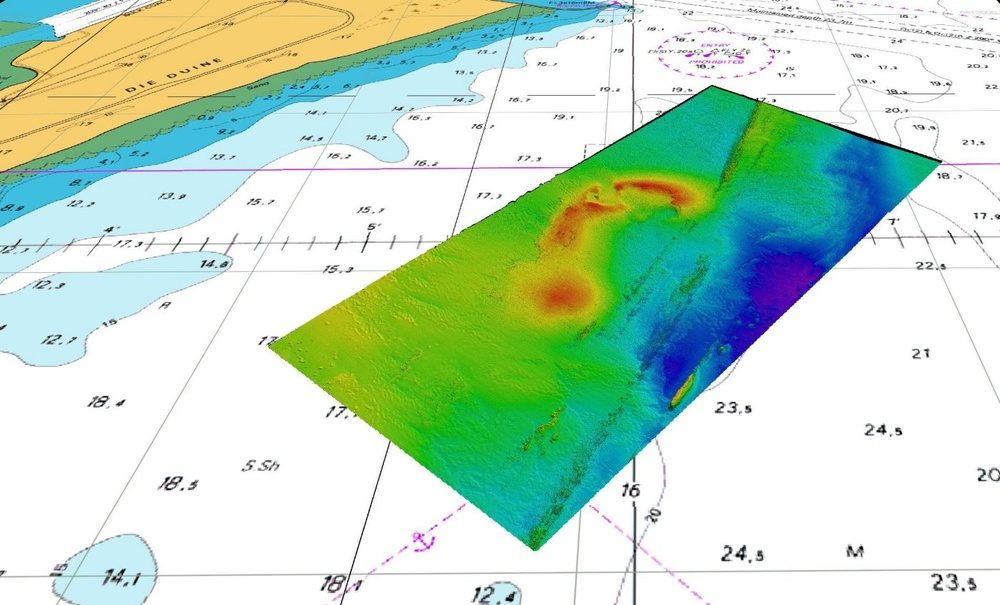
#> input picture not for repo/test images new/MBES_B.jpg, 1000 x 605 px, shrunk from 1400 x 847 before the run; its folder holds only this picture in this run
$ python -i mycarta_im_functions_Matt.py   (imports and definitions only)
#> lines starting #> are read from the running program, lines starting #| are printed output that depends on the picture
import numpy as np
import scipy as sp
from scipy import ndimage as ndi
from skimage import color, feature
from skimage.filters import threshold_otsu
from skimage.morphology import remove_small_objects, disk, opening
from skimage.measure import find_contours, approximate_polygon
from skimage import transform as tf

def find_largest(img, threshold = 'global'):
    """Function to find largest bright object in an image. Workflow:
    - 	Convert input to binary with threshold.
    -	Find and retain only largest object in binary image
    -	Fill holes
    -	Apply opening and dilation to remove minutiae"""
#> called with threshold = 'global'

    # Apply threshold
    # Options: 'global' (default) applies global Otsu thresholding
    #          'tips' eliminates both ~black and ~nearly white backgrounds
    #          'textural' eliminates backgrounds of (any) constant colour - NOT AVAILABLE YEY
    if threshold == 'tips':
        binary = np.logical_and(color.rgb2gray(img) > 0.05, color.rgb2gray(img) < 0.95)
    global_thresh = threshold_otsu(img)
#> global_thresh = 152
    binary = img < global_thresh
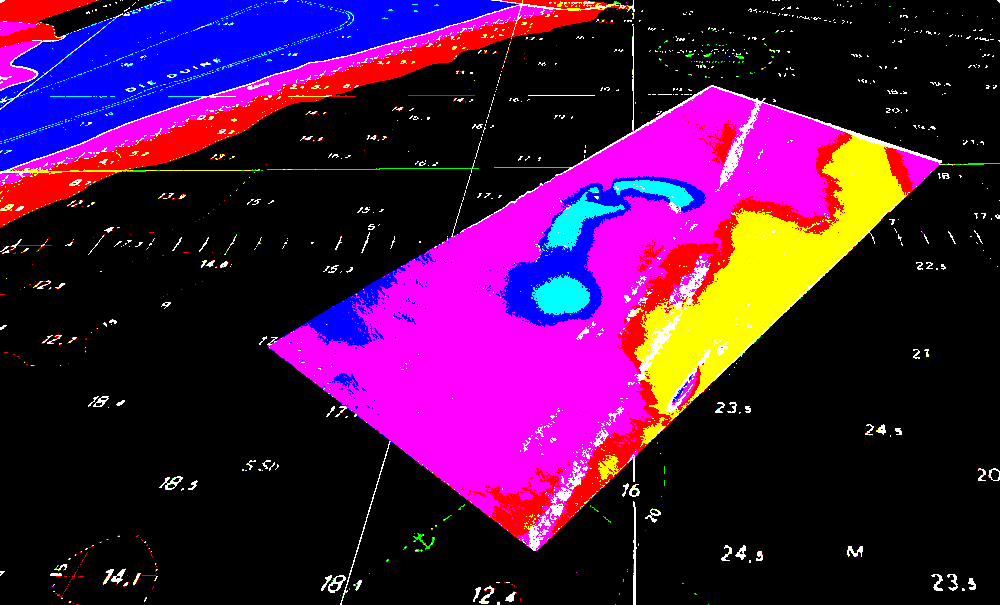
#> binary: shape (605, 1000, 3) bool; mean R, G, B 0.27, 0.0758, 0.266

    # Detect largest bright element in the binary image. Making the assumption it would be the map.
    # Eliminate everything else (text, colorbar, holes, ...).
    # Label all white objects (made up of ones)
    label_objects, nb_labels = ndi.label(binary) # ndimage.label actually labels 0 (background) as 0 and then
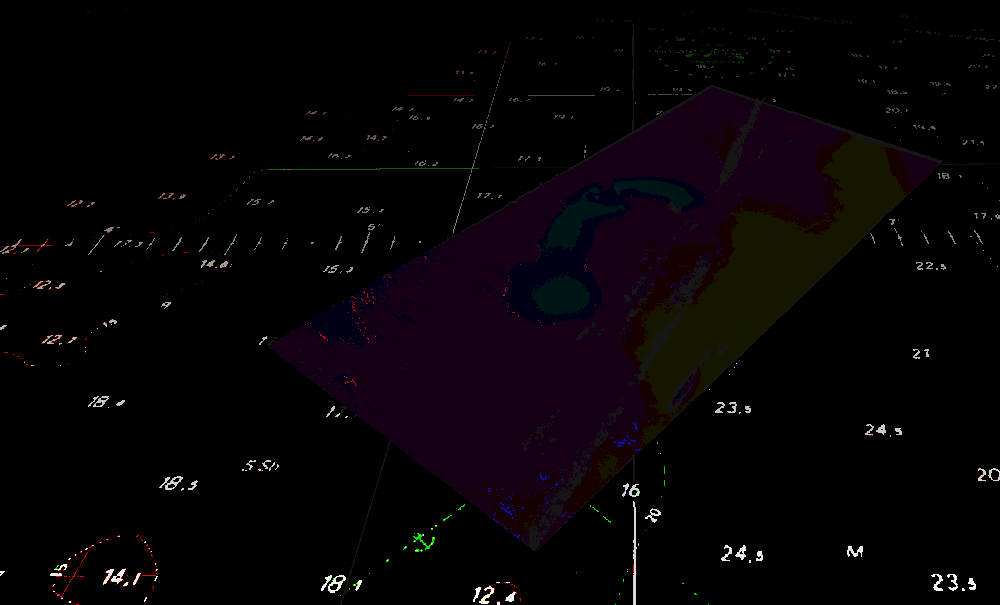
#> label_objects: shape (605, 1000, 3) int32; mean R, G, B 30.6, 13.6, 26; drawn with min black and max white
#> nb_labels = 1212
                                                        # labels every nonzero object as 1, 2, ... n.
    # Calculate every labeled object's size.
    # np.bincount ignores whether input is an image or another type of array.
    # It just calculates the binary sizes, including for the 0 (background).
    sizes = np.bincount(label_objects.ravel())
#> sizes = 1213 values, max 1444869 at index 0, min 1 at index 8, mean 1496.3
    sizes[0] = 0    # This sets the size of the background to 0 so that if it happened to be larger than
                    # the largest white object it would not matter

    # Keep only largest object
    binary_objects = remove_small_objects(binary, max(sizes))
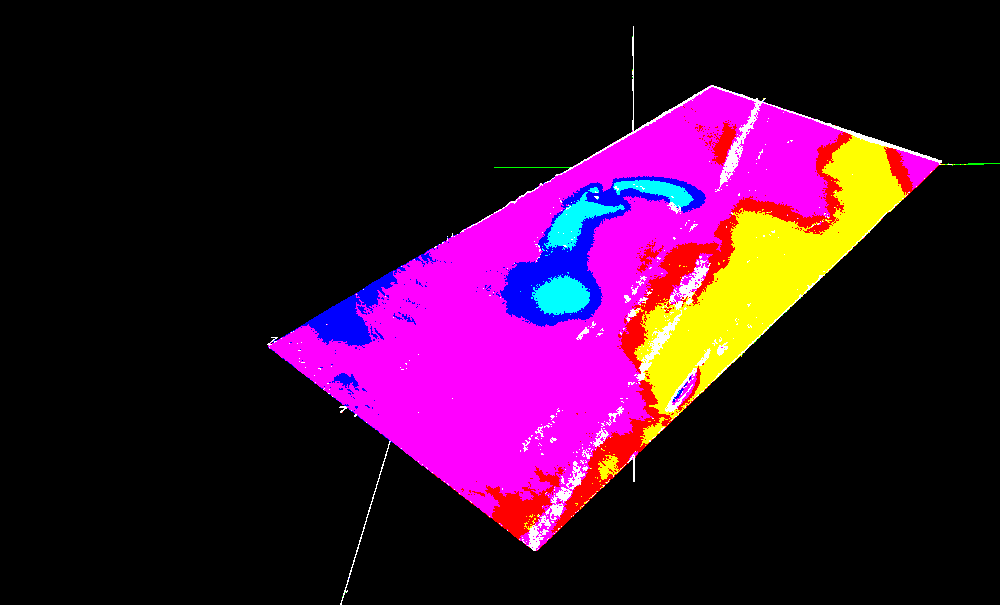
#> binary_objects: shape (605, 1000, 3) bool; mean R, G, B 0.212, 0.0567, 0.176

    # Remove holes from it (black regions inside white object)
    binary_holes = ndi.morphology.binary_fill_holes(binary_objects)

    # This may help remove minutiae on the outside (tick marks and tick labels)
#> (the run stopped early here; a loop or call above may not have finished)

$ run again, on not for repo/test images new/Zoback_2-17b.jpg
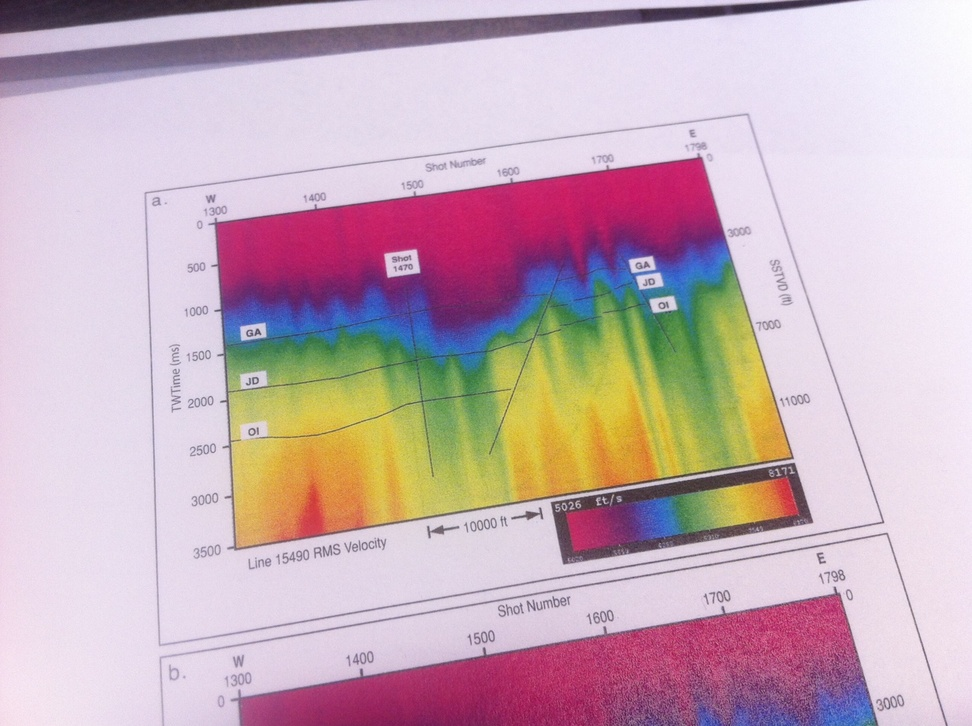
#> input picture not for repo/test images new/Zoback_2-17b.jpg, 972 x 726 px, shrunk from 1296 x 968 before the run
#> global_thresh = 156
#> in find_largest, `label_objects, nb_labels = ndi.label(binary)`:
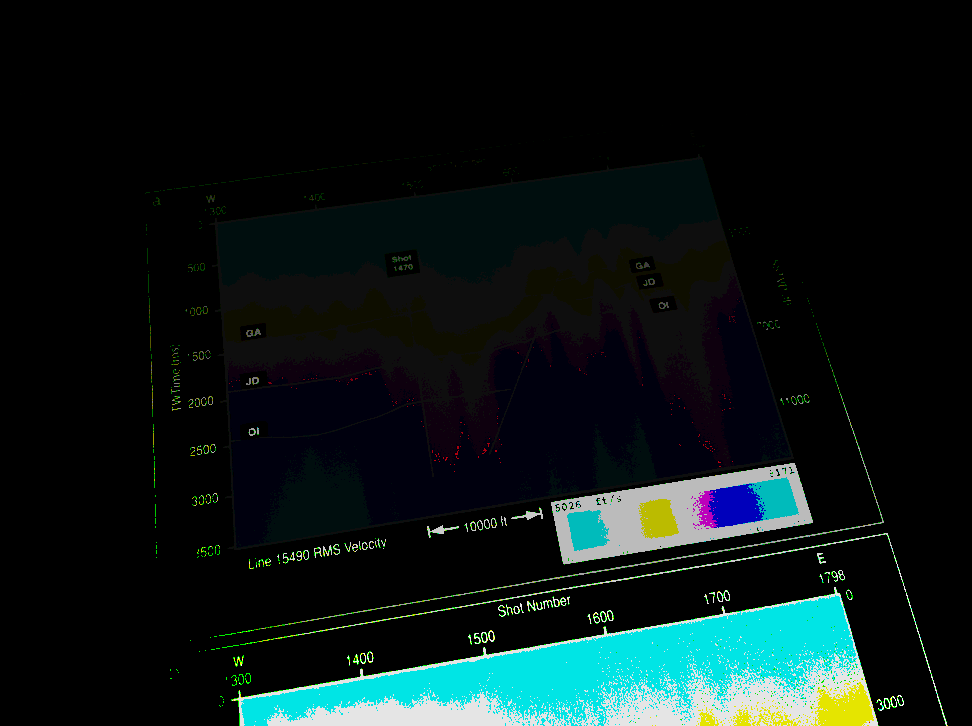
#> label_objects: shape (726, 972, 3) int32; mean R, G, B 34.2, 67.6, 66.8; drawn with min black and max white
#> nb_labels = 718
#> sizes = 719 values, max 1557931 at index 0, min 1 at index 3, mean 2944.4
#> in find_largest, `binary_objects = remove_small_objects(binary, max(sizes))`:
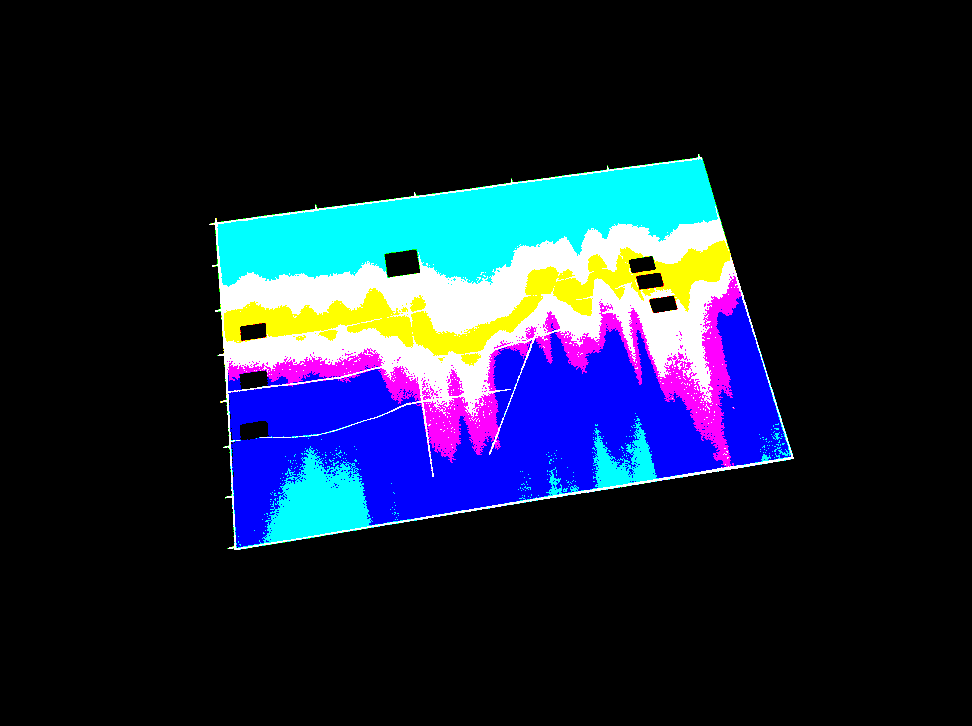
#> binary_objects: shape (726, 972, 3) bool; mean R, G, B 0.0956, 0.135, 0.215

$ run again, on not for repo/test images new/arrows_ellipses.jpg
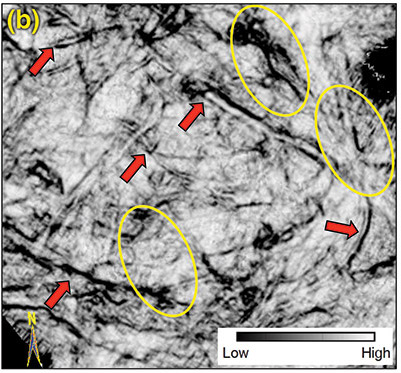
#> input picture not for repo/test images new/arrows_ellipses.jpg, 401 x 373 px
#> global_thresh = 125
#> in find_largest, `label_objects, nb_labels = ndi.label(binary)`:
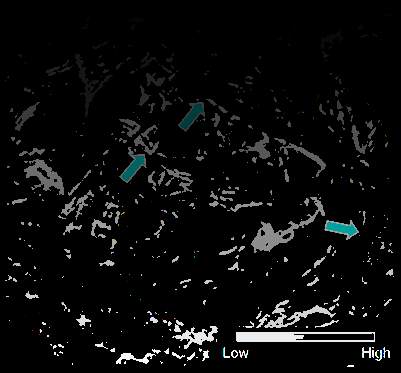
#> label_objects: shape (373, 401, 3) int32; mean R, G, B 26.2, 27.4, 27.4; drawn with min black and max white
#> nb_labels = 609
#> sizes = 610 values, max 327523 at index 0, min 1 at index 28, mean 735.6
#> in find_largest, `binary_objects = remove_small_objects(binary, max(sizes))`:
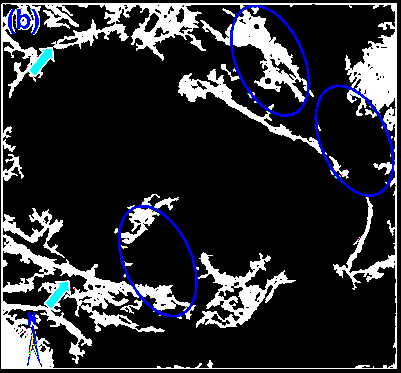
#> binary_objects: shape (373, 401, 3) bool; mean R, G, B 0.178, 0.181, 0.2

$ run again, on not for repo/test images new/elev_attribute_map.jpg
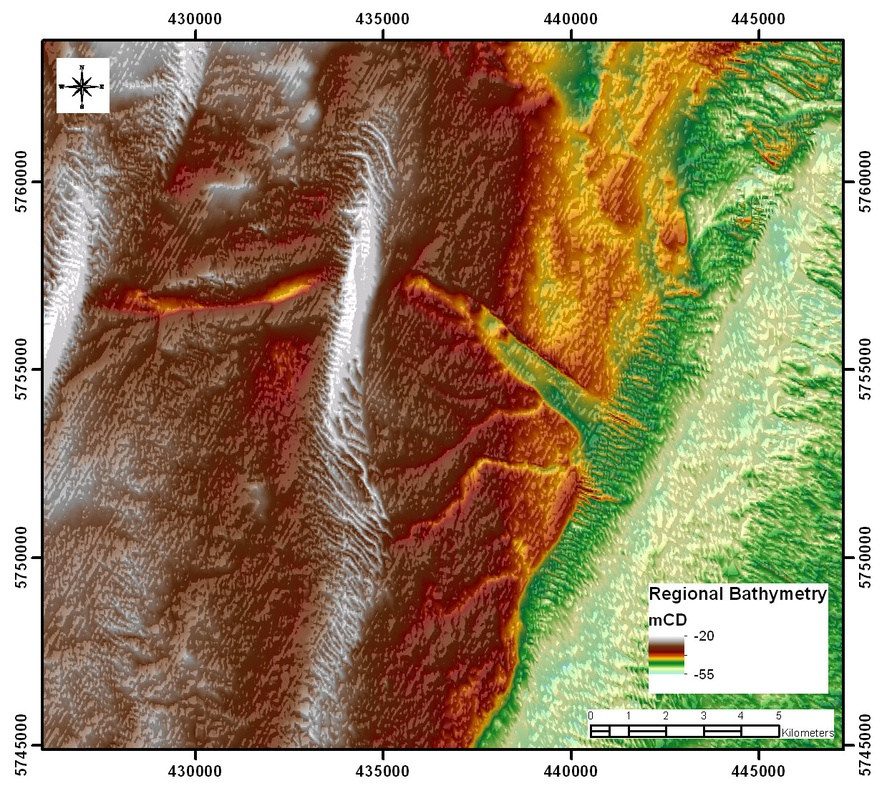
#> input picture not for repo/test images new/elev_attribute_map.jpg, 887 x 796 px, shrunk from 1239 x 1112 before the run
#> global_thresh = 148
#> in find_largest, `label_objects, nb_labels = ndi.label(binary)`:
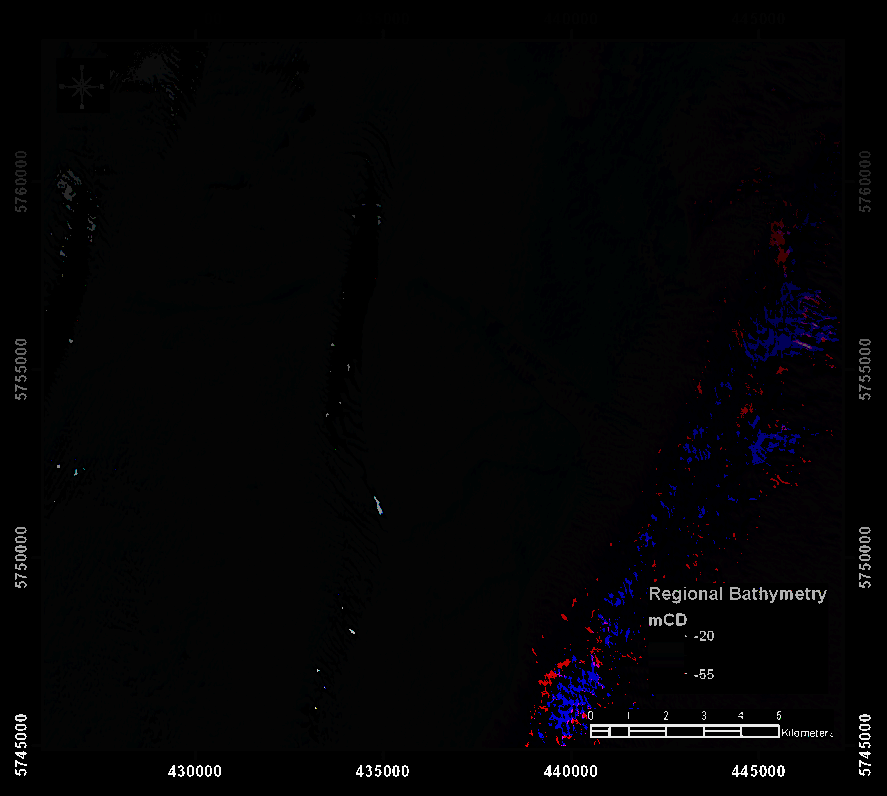
#> label_objects: shape (796, 887, 3) int32; mean R, G, B 22.4, 22.1, 30; drawn with min black and max white
#> nb_labels = 1264
#> sizes = 1265 values, max 1212179 at index 24, min 1 at index 47, mean 1674.4
#> in find_largest, `binary_objects = remove_small_objects(binary, max(sizes))`:
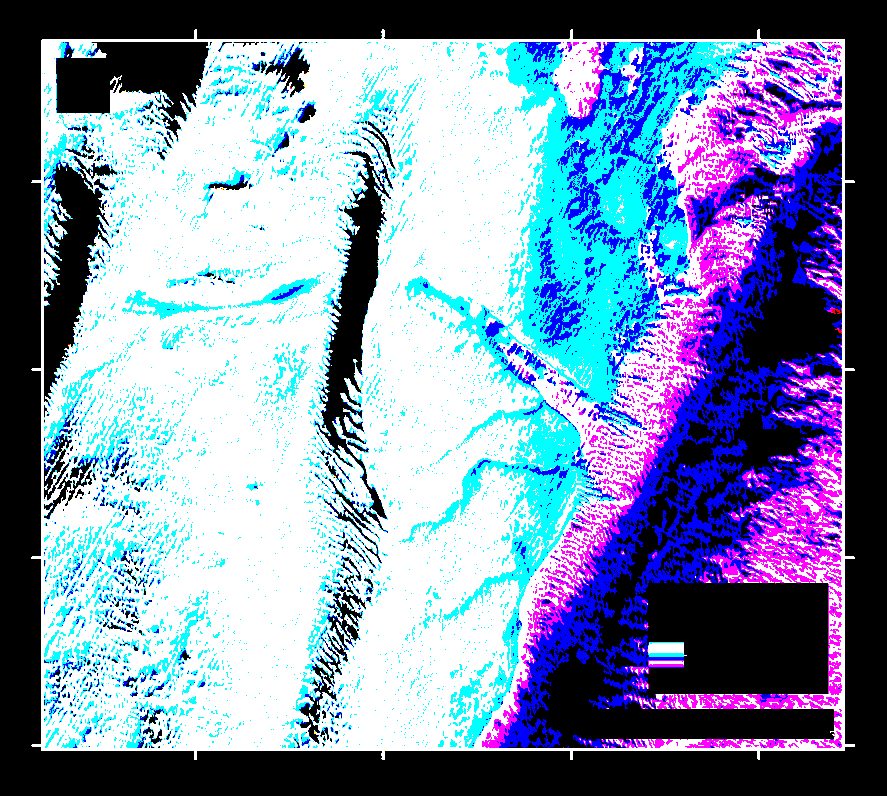
#> binary_objects: shape (796, 887, 3) bool; mean R, G, B 0.488, 0.552, 0.677
